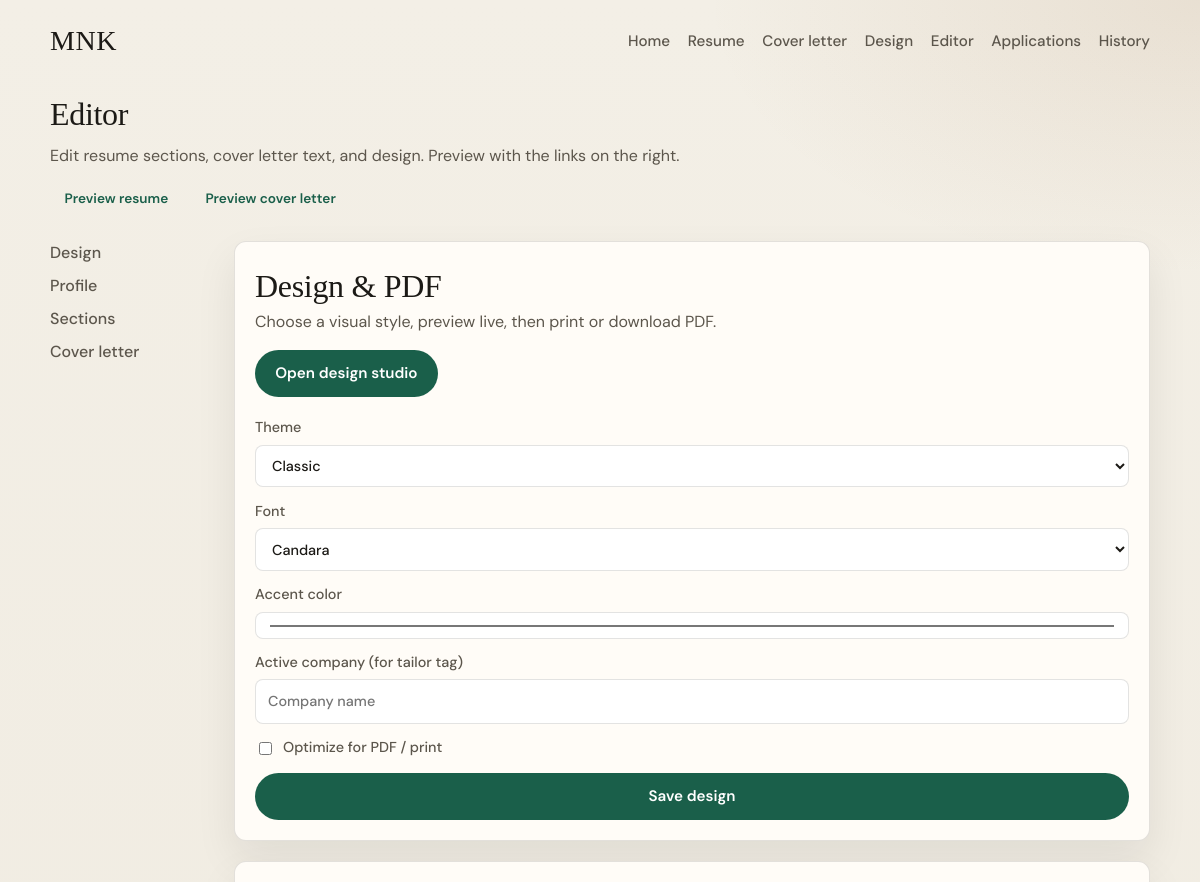
Before: /editor.php (upper part) with the older database file.
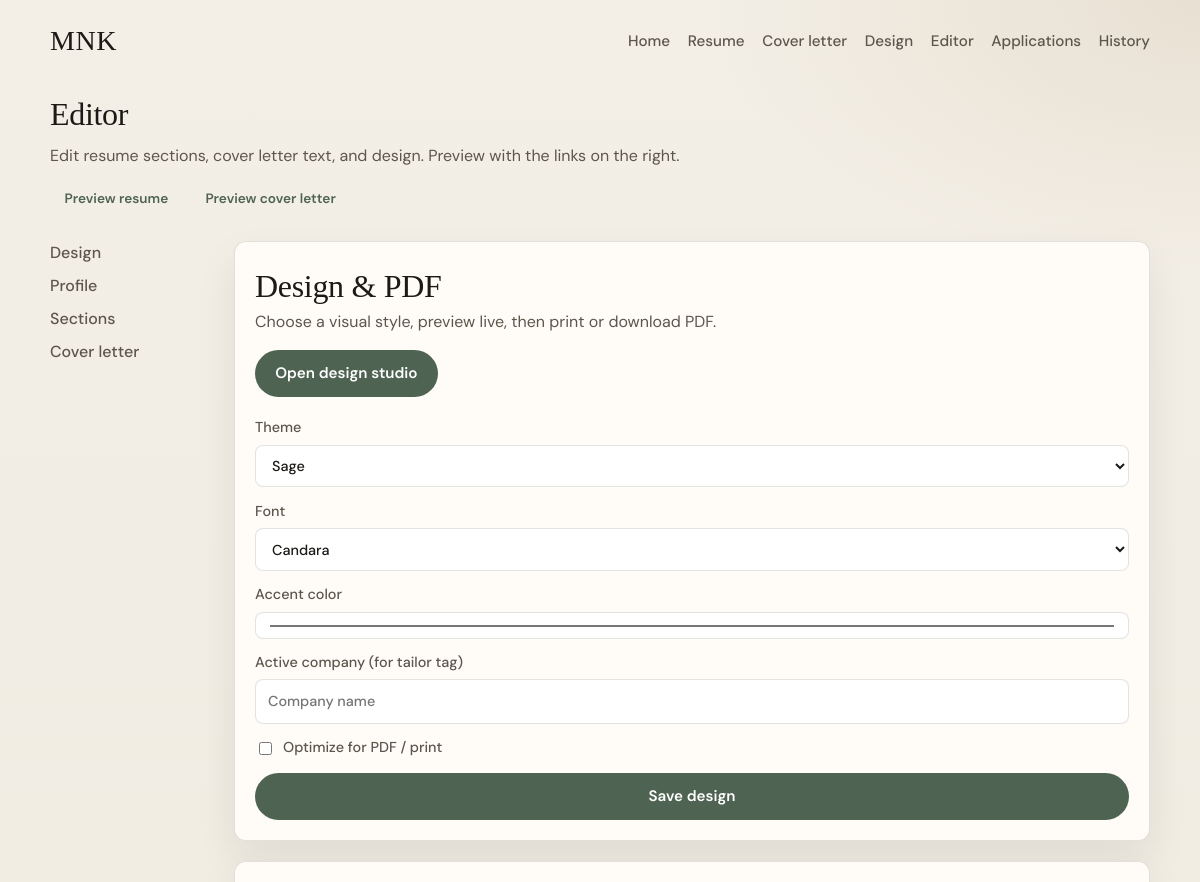
After: the same page with the newer database file.
### tables this page shows
CREATE TABLE settings (
  `key` VARCHAR(64) NOT NULL PRIMARY KEY,
  `value` TEXT NOT NULL
);

### src/Db.php (called while the page is built, shortened)
<?php
final class Db
{
    private static ?PDO $pdo = null;
    public static function pdo(): PDO
    {
        if (self::$pdo instanceof PDO) {
            return self::$pdo;
        }
        $url = getenv('DATABASE_URL') ?: '';
        $parts = parse_url($url);
        $dbName = ltrim($parts['path'], '/');
        $host = $parts['host'];
        $port = $parts['port'] ?? 3306;
        $user = $parts['user'] ?? 'db';
        $pass = $parts['pass'] ?? 'db';
        $dsn = sprintf('mysql:host=%s;port=%d;dbname=%s;charset=utf8mb4', $host, $port, $dbName);
        self::$pdo = new PDO($dsn, $user, $pass, [
            PDO::ATTR_ERRMODE => PDO::ERRMODE_EXCEPTION,
            PDO::ATTR_DEFAULT_FETCH_MODE => PDO::FETCH_ASSOC,
            PDO::ATTR_EMULATE_PREPARES => false,
        ]);
        return self::$pdo;
    }
}

### src/App.php (called while the page is built, shortened)
<?php
final class App
{
    public static function setting(string $key, ?string $default = null): ?string
    {
        $stmt = Db::pdo()->prepare('SELECT `value` FROM settings WHERE `key` = ? LIMIT 1');
        $stmt->execute([$key]);
        $row = $stmt->fetch();
        if ($row === false) {
            return $default;
        }
        return (string) $row['value'];
    }
    public static function e(?string $value): string
    {
        return htmlspecialchars((string) $value, ENT_QUOTES | ENT_SUBSTITUTE, 'UTF-8');
    }
    public static function themes(): array
    {
        return [
            'midnight' => [
                'label' => 'Midnight',
                'blurb' => 'Word-style dark letter — large caps name, Aptos/Arial, pipe contacts.',
            ],
            'sage' => [
                'label' => 'Sage',
                'blurb' => 'Word-style sage letter — centered name, Candara, contact between thin rules.',
            ],
            'classic' => [
                'label' => 'Classic',
                'blurb' => 'Serif name, accent underline — clean and traditional.',
            ],
            'modern' => [
                'label' => 'Modern',
                'blurb' => 'Bold left accent bar and open spacing.',
            ],
            'compact' => [
                'label' => 'Compact',
                'blurb' => 'Tighter type for one-page applications.',
            ],
            'sidebar' => [
                'label' => 'Sidebar',
                'blurb' => 'Colored side column for contact and name.',
            ],
            'executive' => [
                'label' => 'Executive',
                'blurb' => 'Clean left-aligned layout with refined rules — formal and sharp.',
            ],
            'company' => [
                'label' => 'Company tint',
                'blurb' => 'Soft brand wash using your accent color.',
            ],
            'banner' => [
                'label' => 'Banner',
                'blurb' => 'Full-width accent header band with white name.',
            ],
            'split' => [
                'label' => 'Split',
                'blurb' => 'Two-tone header with name left and contacts right.',
            ],
            'minimal' => [
                'label' => 'Minimal',
                'blurb' => 'Quiet typography, almost no decoration.',
            ],
            'slate' => [
                'label' => 'Slate',
                'blurb' => 'Dark slate header strip for strong contrast.',
            ],
            'serif' => [
                'label' => 'Editorial',
                'blurb' => 'Large serif headlines with editorial section titles.',
            ],
            'cards' => [
                'label' => 'Cards',
                'blurb' => 'Each section sits in a soft bordered card.',
            ],
        ];
    }
    public static function themeKeys(): array
    {
        return array_keys(self::themes());
    }
    public static function fontKeys(): array
    {
        return array_keys(self::fonts());
    }
    public static function resolveFont(?string $font): string
    {
        $font = $font ?: (self::setting('font_family', 'candara') ?: 'candara');
        return in_array($font, self::fontKeys(), true) ? $font : 'candara';
    }
    public static function resolveTheme(?string $theme): string
    {
        $theme = $theme ?: (self::setting('theme', 'sage') ?: 'sage');
        return in_array($theme, self::themeKeys(), true) ? $theme : 'sage';
    }
    public static function resolveAccent(?string $accent): string
    {
        $accent = $accent ?: (self::setting('accent_color', '#4E6351') ?: '#4E6351');
        return preg_match('/^#[0-9A-Fa-f]{6}$/', $accent) ? $accent : '#4E6351';
    }
}

### public/editor.php (the view, shortened to what this page needs)
<?php
require_once dirname(__DIR__) . '/src/layout.php';
$theme = App::setting('theme', 'classic') ?: 'classic';
$accent = App::setting('accent_color', '#1a5f4a') ?: '#1a5f4a';
$font = App::resolveFont(null);
$pdfMode = (App::setting('pdf_mode', '0') ?: '0') === '1';
$activeCompany = App::setting('active_company', '') ?: '';
layout_header('Editor');
?>
<main class="editor">
  <header class="page-head">
    <h1>Editor</h1>
    <p>Edit resume sections, cover letter text, and design. Preview with the links on the right.</p>
    <div class="preview-links">
      <a class="btn btn-small" href="/resume.php" target="_blank" rel="noopener">Preview resume</a>
      <a class="btn btn-small" href="/cover-letter.php" target="_blank" rel="noopener">Preview cover letter</a>
    </div>
  </header>
  <div class="editor-grid">
    <aside class="editor-nav">
      <a href="#design">Design</a>
      <a href="#profile">Profile</a>
      <a href="#sections">Sections</a>
      <a href="#cover">Cover letter</a>
    </aside>
    <div class="editor-main">
      <section class="editor-block" id="design">
        <h2>Design &amp; PDF</h2>
        <p class="empty" style="margin-top:0">Choose a visual style, preview live, then print or download PDF.</p>
        <p><a class="btn btn-primary" href="/design.php">Open design studio</a></p>
        <form method="post" class="form" style="margin-top:1.25rem">
          <label>
            Theme
            <select name="theme">
              <?php foreach (App::themes() as $key => $meta): ?>
                <option value="<?= App::e($key) ?>"<?= $theme === $key ? ' selected' : '' ?>><?= App::e($meta['label']) ?></option>
              <?php endforeach; ?>
            </select>
          </label>
          <label>
            Font
            <select name="font_family">
              <?php foreach (App::fonts() as $key => $meta): ?>
                <option value="<?= App::e($key) ?>"<?= $font === $key ? ' selected' : '' ?>><?= App::e($meta['label']) ?></option>
              <?php endforeach; ?>
            </select>
          </label>
          <label>
            Accent color
            <input type="color" name="accent_color" value="<?= App::e($accent) ?>">
          </label>
          <label>
            Active company (for tailor tag)
            <input type="text" name="active_company" value="<?= App::e($activeCompany) ?>" placeholder="Company name">
          </label>
          <label class="check">
            <input type="checkbox" name="pdf_mode" value="1"<?= $pdfMode ? ' checked' : '' ?>>
            Optimize for PDF / print
          </label>
          <button type="submit" class="btn btn-primary">Save design</button>
        </form>
      </section>
      <section class="editor-block" id="profile">
      </section>
    </div>
  </div>
</main>
<?php
layout_footer();

### src/layout.php (shortened to what this page needs)
<?php
function layout_header(string $title, array $opts = []): void
{
    $theme = App::resolveTheme($opts['theme'] ?? null);
    $accent = App::resolveAccent($opts['accent'] ?? null);
    $font = App::resolveFont($opts['font'] ?? null);
    $pdfMode = array_key_exists('pdf_mode', $opts)
        ? (bool) $opts['pdf_mode']
        : ((App::setting('pdf_mode', '0') ?: '0') === '1');
    $bodyClass = trim(($opts['body_class'] ?? '') . ($pdfMode ? ' pdf-mode' : ''));
    $hideNav = !empty($opts['hide_nav']);
    ?>
<!DOCTYPE html>
<html lang="en">
<head>
  <link rel="stylesheet" href="/assets/css/app.css">
  <link rel="stylesheet" href="/assets/css/resume-themes.css">
</head>
<body class="<?= App::e($bodyClass) ?>" data-theme="<?= App::e($theme) ?>" data-font="<?= App::e($font) ?>">
  <div class="site-shell<?= $hideNav ? ' site-shell-embed' : '' ?>">
    <?php if (!$hideNav): ?>
    <header class="site-nav">
      <a class="brand" href="/">MNK</a>
      <nav>
        <a href="/">Home</a>
        <a href="/design.php?doc=resume">Resume</a>
        <a href="/design.php?doc=cover">Cover letter</a>
        <a href="/design.php">Design</a>
        <a href="/editor.php">Editor</a>
        <a href="/applications.php">Applications</a>
        <a href="/history.php">History</a>
      </nav>
    </header>
    <?php endif; ?>
<?php
}
function layout_footer(bool $withJs = true): void
{
    ?>
  </div>
</body>
</html>
<?php
}

### public/assets/css/app.css (style rules this page uses)
:root { --bg: #f3efe6; --bg-deep: #e7e0d2; --ink: #1c1a16; --muted: #5c564c; --line: rgba(28, 26, 22, 0.12); --paper: #fffcf7; --accent: #1a5f4a; --accent-ink: #fff; --danger: #8b2e2e; --radius: 12px; --font: "DM Sans", system-ui, sans-serif; --display: "Instrument Serif", Georgia, serif; --shadow: 0 18px 40px rgba(28, 26, 22, 0.08); }
*, *::before, *::after { box-sizing: border-box; }
html { scroll-behavior: smooth; }
body { margin: 0; min-height: 100vh; font-family: var(--font); color: var(--ink); background: radial-gradient(1200px 600px at 10% -10%, rgba(26, 95, 74, 0.12), transparent 60%), radial-gradient(900px 500px at 100% 0%, rgba(140, 90, 40, 0.1), transparent 55%), linear-gradient(180deg, var(--bg) 0%, var(--bg-deep) 100%); line-height: 1.5; }
a { color: var(--accent); text-decoration-thickness: 1px; text-underline-offset: 0.18em; }
.site-shell { width: min(1100px, calc(100% - 2rem)); margin: 0 auto; padding: 1.25rem 0 3rem; }
.site-nav { display: flex; flex-wrap: wrap; align-items: center; justify-content: space-between; gap: 0.75rem 1.5rem; margin-bottom: 1.75rem; }
.site-nav .brand { font-family: var(--display); font-size: 1.75rem; color: var(--ink); text-decoration: none; letter-spacing: 0.02em; }
.site-nav nav { display: flex; flex-wrap: wrap; gap: 0.85rem 1.1rem; }
.site-nav nav a { color: var(--muted); text-decoration: none; font-size: 0.95rem; font-weight: 500; }
.btn { display: inline-flex; align-items: center; justify-content: center; gap: 0.4rem; border: 1px solid transparent; border-radius: 999px; padding: 0.7rem 1.2rem; font: inherit; font-weight: 600; font-size: 0.95rem; cursor: pointer; text-decoration: none; transition: transform 0.15s ease, background 0.15s ease, color 0.15s ease; }
.btn-primary { background: var(--accent); color: var(--accent-ink); }
.btn-small { padding: 0.4rem 0.85rem; font-size: 0.85rem; }
.apps-panel-head h2, .page-head h1, .editor-block h2 { margin: 0; font-family: var(--display); font-weight: 400; font-size: 2rem; letter-spacing: -0.01em; }
.panel-foot, .empty { margin-top: 1.25rem; color: var(--muted); }
.page-head { margin-bottom: 1.5rem; }
.page-head p { margin: 0.4rem 0 0; color: var(--muted); }
.editor-grid { display: grid; grid-template-columns: 160px 1fr; gap: 1.5rem; }
.editor-nav { display: flex; flex-direction: column; gap: 0.55rem; position: sticky; top: 1rem; align-self: start; }
.editor-nav a { color: var(--muted); text-decoration: none; font-weight: 500; }
.editor-block { background: var(--paper); border: 1px solid var(--line); border-radius: var(--radius); padding: 1.25rem; margin-bottom: 1.25rem; box-shadow: var(--shadow); }
.preview-links { display: flex; flex-wrap: wrap; gap: 0.5rem; margin-top: 0.85rem; }
.form { display: grid; gap: 0.85rem; }
.form label, .form fieldset { display: grid; gap: 0.35rem; font-size: 0.9rem; font-weight: 500; color: var(--muted); }
.form input, .form select, .form textarea { width: 100%; border: 1px solid var(--line); border-radius: 8px; padding: 0.65rem 0.75rem; font: inherit; color: var(--ink); background: #fff; }
.form .check { display: flex; align-items: center; gap: 0.5rem; grid-template-columns: none; }
.form .check input { width: auto; }

Changed rows visible on the page:
changed settings: value "classic" → "sage" (drawn); theme "Classic" → "Sage"
added settings: font_family "Candara"
changed settings (number 3 of 4 on the later page): accent_color "#1a5f4a" → "#4e6351"
Other visible differences:
form field font_family: "Candara" → (not shown)
